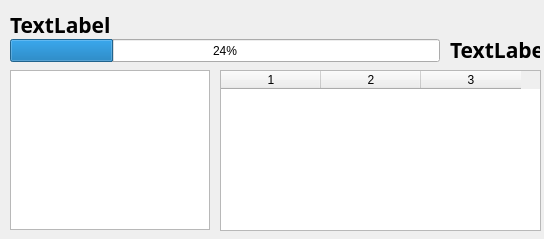
<?xml version="1.0" encoding="UTF-8"?>
<ui version="4.0">
 <class>CMDDownloadDialog</class>
 <widget class="QDialog" name="CMDDownloadDialog">
  <property name="geometry">
   <rect>
    <x>0</x>
    <y>0</y>
    <width>544</width>
    <height>239</height>
   </rect>
  </property>
  <property name="sizePolicy">
   <sizepolicy hsizetype="Expanding" vsizetype="Expanding">
    <horstretch>0</horstretch>
    <verstretch>0</verstretch>
   </sizepolicy>
  </property>
  <property name="windowTitle">
   <string>配方下载</string>
  </property>
  <widget class="QProgressBar" name="progressBar">
   <property name="geometry">
    <rect>
     <x>10</x>
     <y>39</y>
     <width>430</width>
     <height>23</height>
    </rect>
   </property>
   <property name="value">
    <number>24</number>
   </property>
  </widget>
  <widget class="QLabel" name="labelStatus">
   <property name="geometry">
    <rect>
     <x>10</x>
     <y>10</y>
     <width>411</width>
     <height>30</height>
    </rect>
   </property>
   <property name="font">
    <font>
     <family>Agency FB</family>
     <pointsize>16</pointsize>
     <weight>75</weight>
     <bold>true</bold>
    </font>
   </property>
   <property name="text">
    <string>TextLabel</string>
   </property>
  </widget>
  <widget class="QLabel" name="labelCompleted">
   <property name="geometry">
    <rect>
     <x>450</x>
     <y>30</y>
     <width>90</width>
     <height>40</height>
    </rect>
   </property>
   <property name="font">
    <font>
     <family>Agency FB</family>
     <pointsize>16</pointsize>
     <weight>75</weight>
     <bold>true</bold>
    </font>
   </property>
   <property name="text">
    <string>TextLabel</string>
   </property>
  </widget>
  <widget class="QTableWidget" name="tableWidget">
   <property name="geometry">
    <rect>
     <x>220</x>
     <y>70</y>
     <width>321</width>
     <height>161</height>
    </rect>
   </property>
   <property name="columnCount">
    <number>3</number>
   </property>
   <attribute name="horizontalHeaderDefaultSectionSize">
    <number>100</number>
   </attribute>
   <column/>
   <column/>
   <column/>
  </widget>
  <widget class="QListView" name="listViewTask">
   <property name="geometry">
    <rect>
     <x>10</x>
     <y>70</y>
     <width>200</width>
     <height>160</height>
    </rect>
   </property>
  </widget>
 </widget>
 <resources/>
 <connections/>
</ui>
